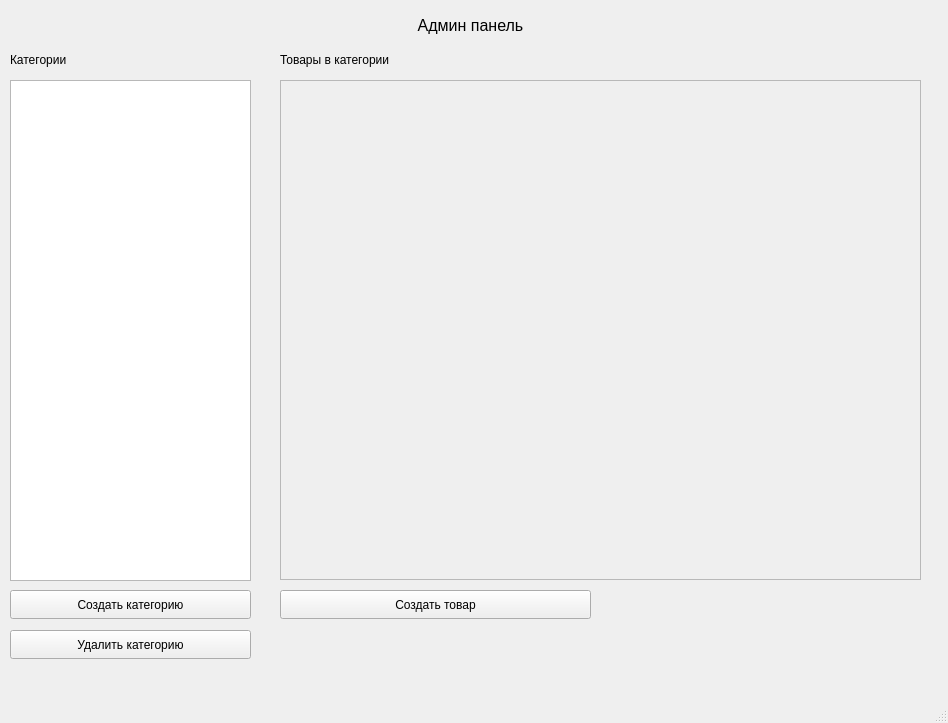
<?xml version="1.0" encoding="UTF-8"?>
<ui version="4.0">
 <class>AdminWindow</class>
 <widget class="QMainWindow" name="AdminWindow">
  <property name="geometry">
   <rect>
    <x>0</x>
    <y>0</y>
    <width>948</width>
    <height>723</height>
   </rect>
  </property>
  <property name="windowTitle">
   <string>MainWindow</string>
  </property>
  <widget class="QWidget" name="centralwidget">
   <widget class="QListWidget" name="listWidgetCategories">
    <property name="geometry">
     <rect>
      <x>10</x>
      <y>80</y>
      <width>241</width>
      <height>501</height>
     </rect>
    </property>
   </widget>
   <widget class="QLabel" name="categoriesLabel">
    <property name="geometry">
     <rect>
      <x>10</x>
      <y>50</y>
      <width>101</width>
      <height>20</height>
     </rect>
    </property>
    <property name="text">
     <string>Категории</string>
    </property>
   </widget>
   <widget class="QScrollArea" name="scrollAreaProducts">
    <property name="geometry">
     <rect>
      <x>280</x>
      <y>80</y>
      <width>641</width>
      <height>500</height>
     </rect>
    </property>
    <property name="widgetResizable">
     <bool>true</bool>
    </property>
    <widget class="QWidget" name="scrollAreaWidgetContents">
     <property name="geometry">
      <rect>
       <x>0</x>
       <y>0</y>
       <width>639</width>
       <height>498</height>
      </rect>
     </property>
     <layout class="QVBoxLayout" name="verticalLayout">
      <item>
       <widget class="QWidget" name="widget" native="true"/>
      </item>
     </layout>
    </widget>
   </widget>
   <widget class="QLabel" name="adminWindowNameLabel">
    <property name="geometry">
     <rect>
      <x>320</x>
      <y>10</y>
      <width>301</width>
      <height>31</height>
     </rect>
    </property>
    <property name="font">
     <font>
      <pointsize>12</pointsize>
     </font>
    </property>
    <property name="text">
     <string>Админ панель</string>
    </property>
    <property name="alignment">
     <set>Qt::AlignmentFlag::AlignCenter</set>
    </property>
   </widget>
   <widget class="QLabel" name="productsInCatelabel">
    <property name="geometry">
     <rect>
      <x>280</x>
      <y>50</y>
      <width>581</width>
      <height>20</height>
     </rect>
    </property>
    <property name="text">
     <string>Товары в категории </string>
    </property>
   </widget>
   <widget class="QPushButton" name="btnCreateCategory">
    <property name="geometry">
     <rect>
      <x>10</x>
      <y>590</y>
      <width>241</width>
      <height>29</height>
     </rect>
    </property>
    <property name="text">
     <string>Создать категорию</string>
    </property>
   </widget>
   <widget class="QPushButton" name="btnDeleteCategory">
    <property name="geometry">
     <rect>
      <x>10</x>
      <y>630</y>
      <width>241</width>
      <height>29</height>
     </rect>
    </property>
    <property name="text">
     <string>Удалить категорию</string>
    </property>
   </widget>
   <widget class="QPushButton" name="btnCreateProduct">
    <property name="geometry">
     <rect>
      <x>280</x>
      <y>590</y>
      <width>311</width>
      <height>29</height>
     </rect>
    </property>
    <property name="text">
     <string>Создать товар</string>
    </property>
   </widget>
  </widget>
  <widget class="QMenuBar" name="menubar">
   <property name="geometry">
    <rect>
     <x>0</x>
     <y>0</y>
     <width>948</width>
     <height>25</height>
    </rect>
   </property>
  </widget>
  <widget class="QStatusBar" name="statusbar"/>
 </widget>
 <resources/>
 <connections/>
</ui>
